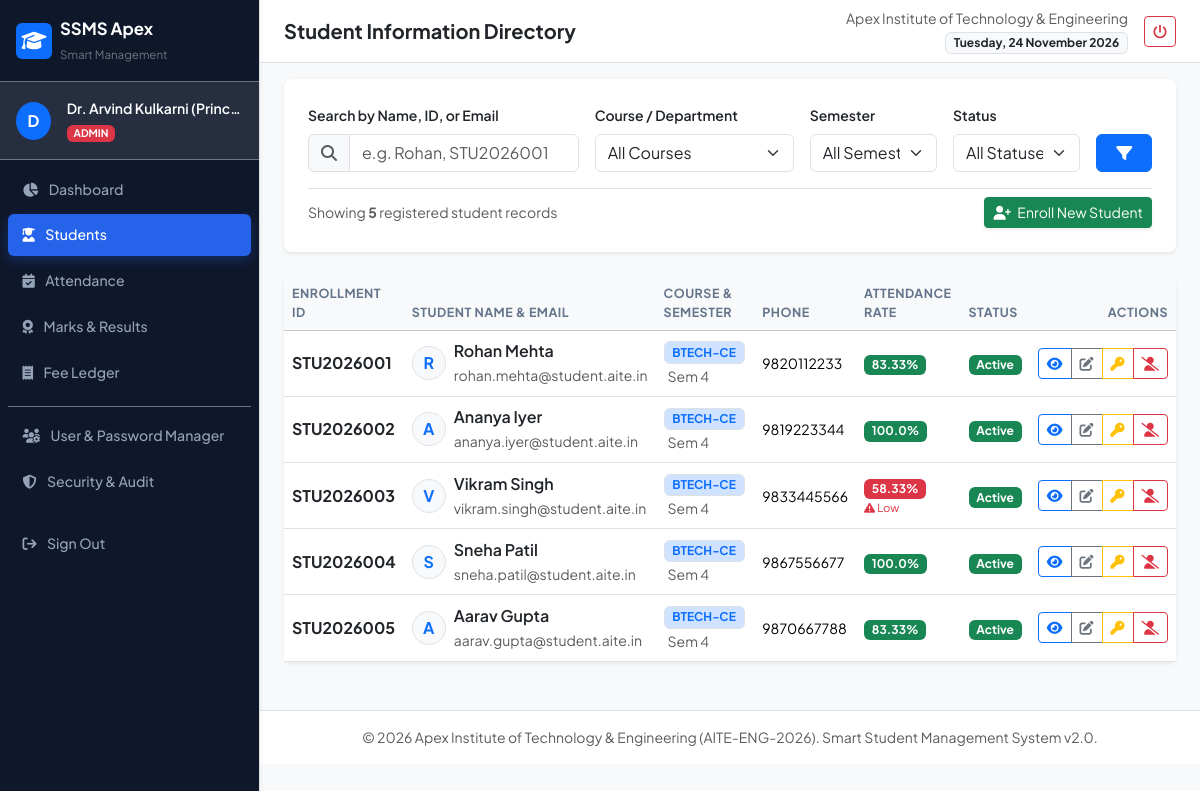
The page /students (signed in) on the database as committed earlier.
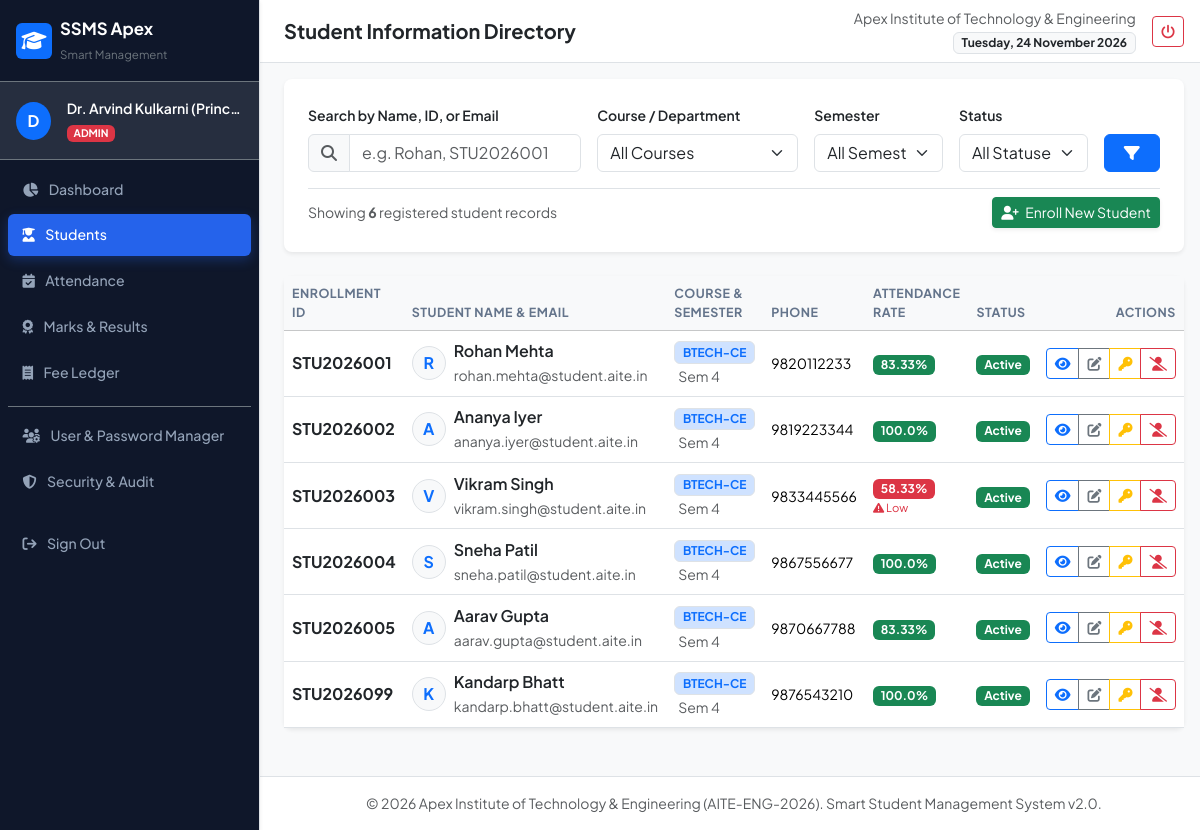
The same page on the database as committed later.
### models.py (models this page shows, shortened)
class Student(db.Model):
    __tablename__ = 'students'
    id = db.Column(db.Integer, primary_key=True)
    student_id = db.Column(db.String(30), unique=True, nullable=False, index=True)  # e.g., 'STU2026001'
    user_id = db.Column(db.Integer, db.ForeignKey('users.id'), nullable=True)
    course_id = db.Column(db.Integer, db.ForeignKey('courses.id'), nullable=False)
    semester = db.Column(db.Integer, nullable=False, default=1)
    first_name = db.Column(db.String(50), nullable=False)
    last_name = db.Column(db.String(50), nullable=False)
    email = db.Column(db.String(100), unique=True, nullable=False)
    phone = db.Column(db.String(20), nullable=False)
    address = db.Column(db.Text)
    enrollment_date = db.Column(db.Date, default=date.today)
    status = db.Column(db.String(20), default='active')  # active, inactive, graduated, dropped
    guardian_name = db.Column(db.String(100))
    guardian_phone = db.Column(db.String(20))
    attendance_records = db.relationship('Attendance', backref='student', lazy='dynamic')
    marks_records = db.relationship('Marks', backref='student', lazy='dynamic')
    fees = db.relationship('StudentFee', backref='student', lazy='dynamic')
    @property
    def full_name(self):
        return f"{self.first_name} {self.last_name}"
    def calculate_attendance_percentage(self, subject_id=None):
        query = Attendance.query.filter_by(student_id=self.id)
        if subject_id:
            query = query.filter_by(subject_id=subject_id)
        total = query.count()
        if total == 0:
            return 100.0  # No sessions logged yet
        present = query.filter(Attendance.status.in_(['present', 'leave'])).count()
        return round((present / total) * 100, 2)

class Course(db.Model):
    __tablename__ = 'courses'
    id = db.Column(db.Integer, primary_key=True)
    code = db.Column(db.String(20), unique=True, nullable=False)  # e.g., 'BTECH-CE'
    name = db.Column(db.String(100), nullable=False)              # e.g., 'Computer Engineering'
    description = db.Column(db.Text)
    duration_semesters = db.Column(db.Integer, default=8)
    students = db.relationship('Student', backref='course', lazy='dynamic')
    subjects = db.relationship('Subject', backref='course', lazy='dynamic')
    fee_structures = db.relationship('FeeStructure', backref='course', lazy='dynamic')

### app.py (the view, shortened to what this page needs)
    @app.route('/students')
    @login_required
    @roles_accepted('admin', 'teacher', 'accountant')
    def students_list():
        query = Student.query
        search = request.args.get('search', '').strip()
        course_id = request.args.get('course_id')
        semester = request.args.get('semester')
        status = request.args.get('status')
        if course_id:
            query = query.filter_by(course_id=course_id)
        if semester:
            query = query.filter_by(semester=int(semester))
        if status:
            query = query.filter_by(status=status)
        students = query.order_by(Student.student_id.asc()).all()
        courses = Course.query.all()
        return render_template('students/list.html', students=students, courses=courses, search=search, selected_course=course_id, selected_sem=semester, selected_status=status)

### templates/students/list.html (shortened to what the changed rows need)
{% extends "base.html" %}
{% block content %}
<div class="card border-0 shadow-sm rounded-3 mb-4">
    <div class="card-body p-4">
        <div class="d-flex align-items-center justify-content-between pt-2 border-top">
            <span class="text-muted small">Showing <strong>{{ students|length }}</strong> registered student records</span>
        </div>
    </div>
</div>
<div class="card border-0 shadow-sm rounded-3">
    <div class="card-body p-0">
        <div class="table-responsive">
            <table class="table table-hover align-middle mb-0">
                <thead class="table-light">
                    <tr>
                        <th>Enrollment ID</th>
                        <th>Student Name & Email</th>
                        <th>Course & Semester</th>
                        <th>Phone</th>
                        <th>Attendance Rate</th>
                        <th>Status</th>
                        <th class="text-end">Actions</th>
                    </tr>
                </thead>
                <tbody>
                    {% for s in students %}
                    {% set att_pct = s.calculate_attendance_percentage() %}
                    <tr>
                        <td class="fw-bold text-dark">{{ s.student_id }}</td>
                        <td>
                            <div class="d-flex align-items-center gap-2">
                                <div class="avatar-circle bg-light border text-primary fw-bold rounded-circle d-flex align-items-center justify-content-center" style="width: 34px; height: 34px;">
                                    {{ s.first_name[0] }}
                                </div>
                                <div>
                                    <div class="fw-semibold text-dark">{{ s.full_name }}</div>
                                    <small class="text-muted">{{ s.email }}</small>
                                </div>
                            </div>
                        </td>
                        <td>
                            <span class="badge bg-primary-subtle text-primary border">{{ s.course.code }}</span>
                            <span class="text-muted small ms-1">Sem {{ s.semester }}</span>
                        </td>
                        <td><small>{{ s.phone }}</small></td>
                        <td>
                            <span class="badge {{ 'bg-success' if att_pct >= attendance_threshold else 'bg-danger' }}">
                                {{ att_pct }}%
                            </span>
                            {% if att_pct < attendance_threshold %}
                            <small class="text-danger d-block" style="font-size: 0.7rem;"><i class="fa-solid fa-triangle-exclamation"></i> Low</small>
                            {% endif %}
                        </td>
                        <td>
                            <span class="badge bg-{{ 'success' if s.status == 'active' else 'secondary' }}">
                                {{ s.status|capitalize }}
                            </span>
                        </td>
                        <td class="text-end">
                            <div class="btn-group btn-group-sm">
                                <a href="{{ url_for('student_view', student_id=s.id) }}" class="btn btn-outline-primary" title="View 360 Profile">
                                    <i class="fa-solid fa-eye"></i>
                                </a>
                                {% if current_user.role == 'admin' %}
                                <a href="{{ url_for('student_edit', student_id=s.id) }}" class="btn btn-outline-secondary" title="Edit Student">
                                    <i class="fa-solid fa-pen-to-square"></i>
                                </a>
                                {% if s.user_account %}
                                <button type="button" class="btn btn-outline-warning btn-student-pass"
                                        data-bs-toggle="modal" data-bs-target="#studentPasswordModal"
                                        data-user-id="{{ s.user_account.id }}"
                                        data-student-name="{{ s.full_name }}"
                                        data-student-id="{{ s.student_id }}"
                                        data-username="{{ s.user_account.username }}"
                                        title="Change/Reset Student Password">
                                    <i class="fa-solid fa-key"></i>
                                </button>
                                {% endif %}
                                <a href="{{ url_for('student_toggle_status', student_id=s.id) }}"
                                   class="btn btn-outline-{{ 'danger' if s.status == 'active' else 'success' }}"
                                   title="{{ 'Deactivate Student' if s.status == 'active' else 'Reactivate Student' }}"
                                   onclick="return confirm('Change status for {{ s.full_name }}?');">
                                    <i class="fa-solid fa-{{ 'user-slash' if s.status == 'active' else 'user-check' }}"></i>
                                </a>
                                {% endif %}
                            </div>
                        </td>
                    </tr>
                    {% else %}
                    <tr>
                        <td colspan="7" class="text-center text-muted py-4">No student records match the filter criteria.</td>
                    </tr>
                    {% endfor %}
                </tbody>
            </table>
        </div>
    </div>
</div>
{% endblock %}

Rows that differ between the two databases and show on the page:
added Student: student_id "STU2026099", first_name "K", full_name "Kandarp Bhatt", email "kandarp.bhatt@student.aite.in", course.code "BTECH-CE", semester "4", phone "9876543210", att_pct "100.0", status "Active"
Other text that changed with them:
{{ students|length }}: "5" → "6"
